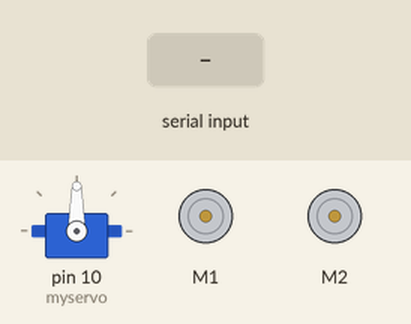
This sketch was run on a simulated Arduino Uno, built with avr-gcc and run on an emulated ATmega328P. Shown: servo, 2 × DC motor (green arrow = forward, orange = backward, longer = faster). The test bench sets the inputs (shaded band).

Above: at 1.2 s.
1.3 s: "l" received over Serial
At 3.5 s:
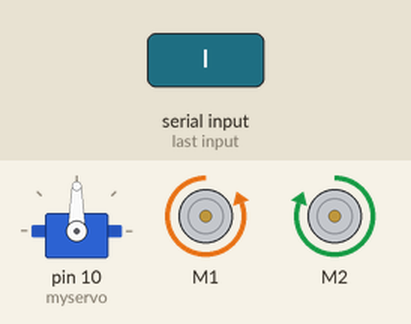
3.8 s: "f" received over Serial
At 5.4 s:
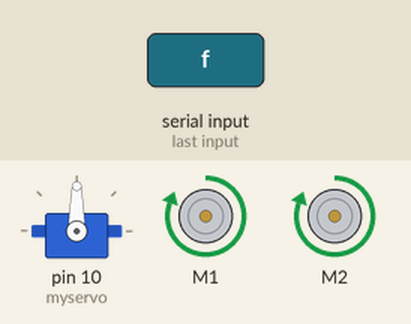
6.3 s: "b" received over Serial
At 9.6 s:
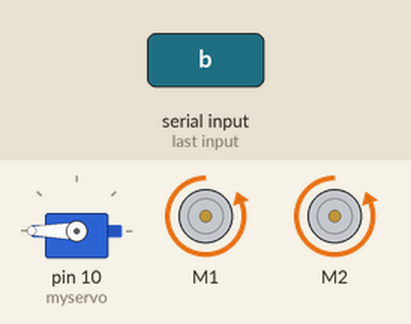
Timing chart, 0 to 14.3 s (numbered marks = the images above; inputs shaded):
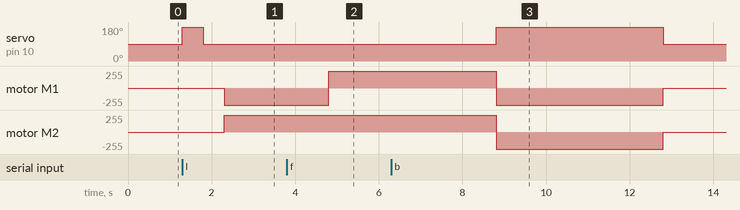

Measured:
- after the input at 1.3 s, servo on pin 10 (myservo): 90° → 180° at once, → 90° 0.50 s later; motor M1: stopped → backward 255/255 after 1.0 s; motor M2: stopped → forward 255/255 after 1.0 s
- after the input at 3.8 s, motor M1: backward 255/255 → forward 255/255 after 1.0 s; motor M2: stays forward 255/255 (without the input it goes to stopped after 1.0 s)
- after the input at 6.3 s, servo on pin 10 (myservo): 90° → 180° after 2.5 s, → 90° 4.0 s later; motor M1, motor M2: forward 255/255 → backward 255/255 after 2.5 s, → stopped 4.0 s later

The sketch:

robot1.ino
```cpp
#include<Servo.h>
#include <AFMotor.h>

Servo myservo;

// received data
byte val = "";

// setting up motor pins
AF_DCMotor motor1(1, MOTOR12_1KHZ);
AF_DCMotor motor2(2, MOTOR12_1KHZ);

void setup() {
  // put your setup code here, to run once:
  Serial.begin(9600); // for communicating via serial port with Python
  myservo.attach(10);
  myservo.write(90);
}

void forward() {
  motor1.setSpeed(255);
  motor1.run(FORWARD);
  motor2.setSpeed(255);
  motor2.run(FORWARD);
  delay(4000);
  motor1.run(RELEASE);
  motor2.run(RELEASE);
}

void backward() {
  myservo.write(360);
  motor1.setSpeed(255);
  motor1.run(BACKWARD);
  motor2.setSpeed(255);
  motor2.run(BACKWARD);
  delay(4000);
  myservo.write(90);
  motor1.run(RELEASE);
  motor2.run(RELEASE);
}

void right() {
  myservo.write(0);
  delay(500);
  myservo.write(90);
  delay(500);
  motor1.setSpeed(255);
  motor1.run(FORWARD);
  motor2.setSpeed(255);
  motor2.run(BACKWARD);
  delay(2500);
  motor1.run(RELEASE);
  motor2.run(RELEASE);
}

void left() {
  myservo.write(180);
  delay(500);
  myservo.write(90);
  delay(500);
  motor1.setSpeed(255);
  motor1.run(BACKWARD);
  motor2.setSpeed(255);
  motor2.run(FORWARD);
  delay(2500);
  motor1.run(RELEASE);
  motor2.run(RELEASE);
}

void loop() {

  while(Serial.available() > 0)  //look for serial data available or not
  {
    val = Serial.read();        //read the serial value
  }
    if(val == 'f'){
      forward();
      }
    if(val == 'b'){
      backward();
      }
    if(val == 'l'){
      left();
      }
    if(val == 'r'){
      right();
      }
    val = "";
}
```
